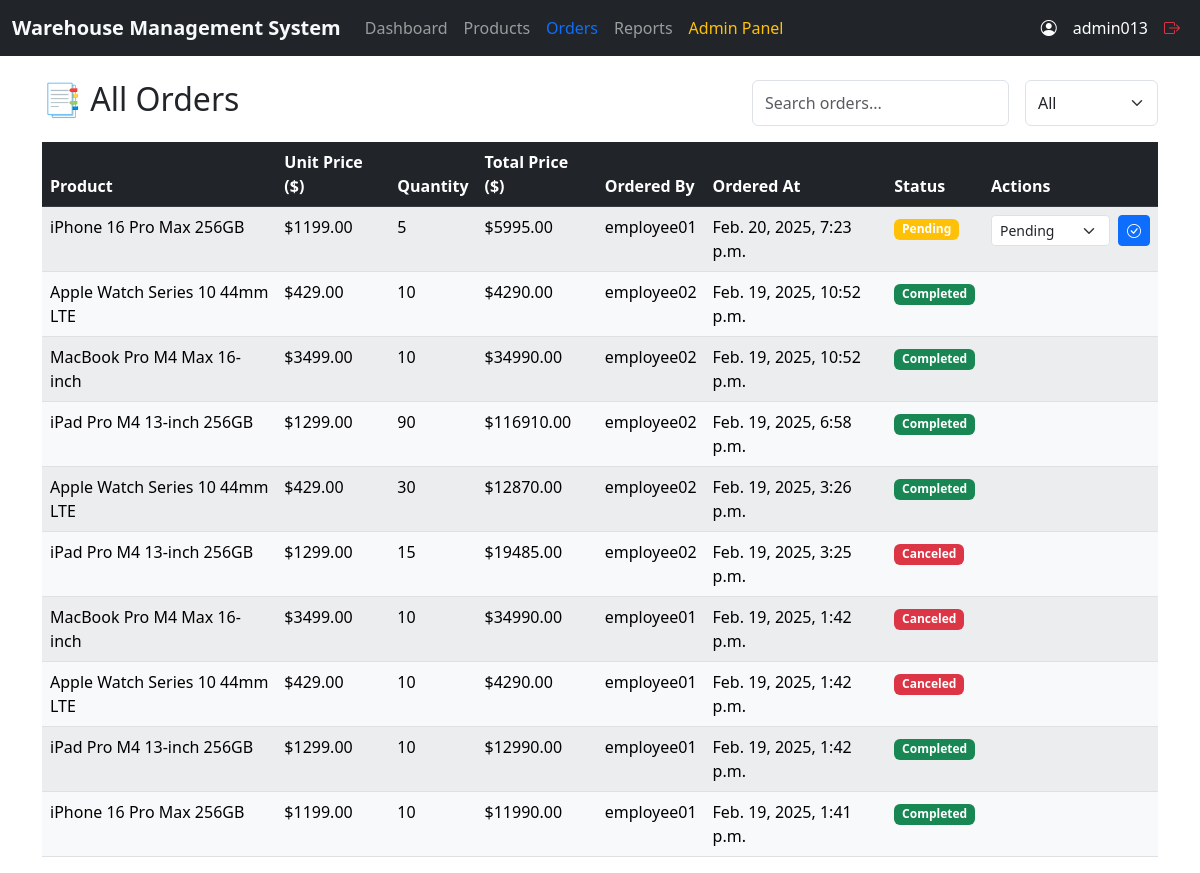
The app's page /orders/ (signed in) with its own data.
### app/models.py (models this page shows, shortened)
class User(AbstractUser):
    ROLE_CHOICES = [
        ('admin', 'Administrator'),
        ('employee', 'Employee'),]
    role = models.CharField(max_length=10, choices=ROLE_CHOICES, default='employee')
    groups = models.ManyToManyField(Group, related_name="custom_user_groups", blank=True)
    user_permissions = models.ManyToManyField(Permission, related_name="custom_user_permissions", blank=True)

class Order(models.Model):
    STATUS_CHOICES = [
        ("pending", "Pending"),
        ("completed", "Completed"),
        ("canceled", "Canceled"),]
    product = models.ForeignKey("Product", on_delete=models.CASCADE)
    quantity = models.PositiveIntegerField()
    ordered_by = models.ForeignKey(settings.AUTH_USER_MODEL, on_delete=models.CASCADE)
    ordered_at = models.DateTimeField(auto_now_add=True)
    status = models.CharField(max_length=10, choices=STATUS_CHOICES, default="pending")
    @property
    def total_price(self):
        return self.quantity * self.product.price

class Product(models.Model):
    name = models.CharField(max_length=255)
    description = models.TextField(blank=True)
    quantity = models.PositiveIntegerField(default=0)
    price = models.DecimalField(max_digits=10, decimal_places=2)
    created_at = models.DateTimeField(auto_now_add=True)

### app/decorators.py (the view)
        def wrapper(request, *args, **kwargs):
            if request.user.is_authenticated and request.user.role in allowed_roles:
                return view_func(request, *args, **kwargs)
            return HttpResponseForbidden("You don't have permission to access this page.")

### app/views.py (called while the page is built)
@login_required  # view all orders (Admins Only)
@role_required(allowed_roles=["admin"])
def order_list(request):
    orders = Order.objects.select_related("product").order_by("-ordered_at")
    return render(request, "orders/order_list.html", {"orders": orders})

### app/templates/orders/order_list.html (shortened to what this page needs)
{% extends "base.html" %}
{% block content %}
<div class="d-flex justify-content-between mb-3">
    <h2>{% if user.role == "admin" %} 📑 All Orders {% else %} 📑 My Orders {% endif %}</h2>
    <div class="d-flex gap-3">
        <input type="text" id="searchInput" class="form-control w-auto" placeholder="Search orders...">
        <select id="statusFilter" class="form-select w-auto">
            <option value="">All</option>
        </select>
    </div>
</div>
<table class="table table-striped" id="ordersTable">
    <thead class="table-dark">
        <tr>
            <th>Product</th>
            <th>Unit Price ($)</th>
            <th>Quantity</th>
            <th>Total Price ($)</th>
            <th>Ordered By</th>
            <th>Ordered At</th>
            <th>Status</th>
            <th>Actions</th>
        </tr>
    </thead>
    <tbody id="orderTable" class="table-light">
        {% for order in orders %}
        <tr data-status="{{ order.status }}">
            <td>{{ order.product.name }}</td>
            <td>${{ order.product.price|floatformat:2 }}</td>
            <td>{{ order.quantity }}</td>
            <td>${{ order.total_price|floatformat:2 }}</td>
            <td>{{ order.ordered_by.username }}</td>
            <td>{{ order.ordered_at }}</td>
            <td>
                <span class="badge
                    {% if order.status == 'pending' %} bg-warning
                    {% elif order.status == 'completed' %} bg-success
                    {% elif order.status == 'canceled' %} bg-danger {% endif %}">
                    {{ order.get_status_display }}
                </span>
            </td>
            <td>
                {% if order.status == "pending" %}
                    <form method="POST" action="{% url 'update_order_status' order.id %}" class="d-flex align-items-center gap-2">
                        <select name="status" class="form-select form-select-sm w-auto">
                            <option value="pending" {% if order.status == "pending" %}selected{% endif %}>Pending</option>
                        </select>
                        <button type="submit" class="btn btn-primary btn-sm">
                            <i class="bi bi-check-circle"></i>
                        </button>
                    </form>
                {% endif %}
            </td>
        </tr>
        {% empty %}
        <tr>
            <td colspan="8" class="text-center text-muted">No orders found.</td>
        </tr>
        {% endfor %}
    </tbody>
</table>
{% endblock %}

### app/templates/base.html (shortened to what this page needs)
{% load static %}
<!DOCTYPE html>
<html lang="en">
<head>
    <link rel="stylesheet" href="https://cdn.jsdelivr.net/npm/bootstrap@5.3.0/dist/css/bootstrap.min.css">
    <link rel="stylesheet" href="https://cdn.jsdelivr.net/npm/bootstrap-icons/font/bootstrap-icons.css">
</head>
<body>
    <nav class="navbar navbar-expand-lg navbar-dark bg-dark">
        <div class="container-fluid">
            <span class="navbar-brand text-light fw-bold">Warehouse Management System</span>
            <div class="collapse navbar-collapse" id="navbarNav">
                <ul class="navbar-nav">
                    {% if user.is_authenticated %}
                        {% if user.role == "admin" %}
                            <li class="nav-item">
                                <a class="nav-link {% if request.path == '/admin_dashboard/' %}text-primary{% endif %}" href="{% url 'admin_dashboard' %}">Dashboard</a>
                            </li>
                            <li class="nav-item">
                                <a class="nav-link {% if request.path == '/products/' %}text-primary{% endif %}" href="{% url 'product_list' %}">Products</a>
                            </li>
                            <li class="nav-item">
                                <a class="nav-link {% if request.path == '/orders/' %}text-primary{% endif %}" href="{% url 'order_list' %}">Orders</a>
                            </li>
                            <li class="nav-item">
                                <a class="nav-link {% if request.path == '/reports/' %}text-primary{% endif %}" href="{% url 'report_list' %}">Reports</a>
                            </li>
                            <li class="nav-item">
                                <a class="nav-link text-warning" href="{% url 'admin:index' %}">Admin Panel</a>
                            </li>
                        {% endif %}
                    {% endif %}
                </ul>
                <ul class="navbar-nav ms-auto">
                    {% if user.is_authenticated %}
                        <li class="nav-item d-flex align-items-center">
                            <i class="bi bi-person-circle text-white me-2"></i>
                            <span class="nav-link text-white">{{ user.username }}</span>
                        </li>
                        <li class="nav-item">
                            <a class="nav-link text-danger" href="{% url 'logout' %}">
                                <i class="bi bi-box-arrow-right"></i>
                            </a>
                        </li>
                    {% else %}
                        <li class="nav-item"><a class="nav-link" href="{% url 'login' %}">Login</a></li>
                    {% endif %}
                </ul>
            </div>
        </div>
    </nav>
    <div class="container mt-4">
        {% block content %}{% endblock %}
    </div>
</body>
</html>

### records on screen
User: username "admin013"
Order: product.name "iPhone 16 Pro Max 256GB", product.price "1199.00", quantity "5", total_price "5995.00", ordered_by.username "employee01", ordered_at "Feb. 20, 2025, 7:23 p.m.", status "Pending"
Order: product.name "Apple Watch Series 10 44mm LTE", product.price "429.00", quantity "10", total_price "4290.00", ordered_by.username "employee02", ordered_at "Feb. 19, 2025, 10:52 p.m.", status "Completed"
Order: product.name "MacBook Pro M4 Max 16-inch", product.price "3499.00", quantity "10", total_price "34990.00", ordered_by.username "employee02", ordered_at "Feb. 19, 2025, 10:52 p.m.", status "Completed"
Order: product.name "iPad Pro M4 13-inch 256GB", product.price "1299.00", quantity "90", total_price "116910.00", ordered_by.username "employee02", ordered_at "Feb. 19, 2025, 6:58 p.m.", status "Completed"
Order: product.name "Apple Watch Series 10 44mm LTE", product.price "429.00", quantity "30", total_price "12870.00", ordered_by.username "employee02", ordered_at "Feb. 19, 2025, 3:26 p.m.", status "Completed"
Order: product.name "iPad Pro M4 13-inch 256GB", product.price "1299.00", quantity "15", total_price "19485.00", ordered_by.username "employee02", ordered_at "Feb. 19, 2025, 3:25 p.m.", status "Canceled"
Order: product.name "MacBook Pro M4 Max 16-inch", product.price "3499.00", quantity "10", total_price "34990.00", ordered_by.username "employee01", ordered_at "Feb. 19, 2025, 1:42 p.m.", status "Canceled"
Order: product.name "Apple Watch Series 10 44mm LTE", product.price "429.00", quantity "10", total_price "4290.00", ordered_by.username "employee01", ordered_at "Feb. 19, 2025, 1:42 p.m.", status "Canceled"
Order: product.name "iPad Pro M4 13-inch 256GB", product.price "1299.00", quantity "10", total_price "12990.00", ordered_by.username "employee01", ordered_at "Feb. 19, 2025, 1:42 p.m.", status "Completed"
Order: product.name "iPhone 16 Pro Max 256GB", product.price "1199.00", quantity "10", total_price "11990.00", ordered_by.username "employee01", ordered_at "Feb. 19, 2025, 1:41 p.m.", status "Completed"
